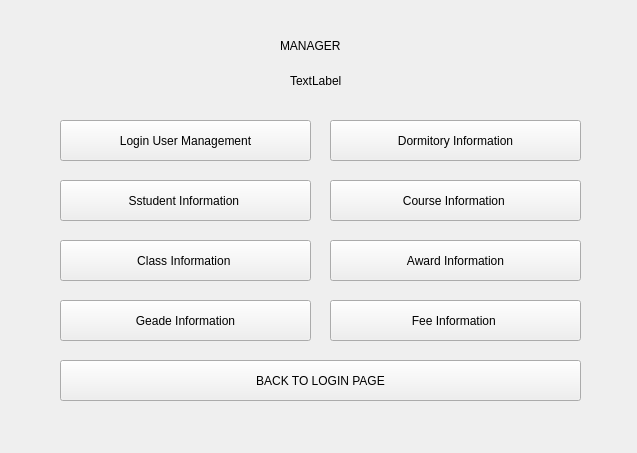
<?xml version="1.0" encoding="UTF-8"?>
<ui version="4.0">
 <class>manger</class>
 <widget class="QWidget" name="manger">
  <property name="geometry">
   <rect>
    <x>0</x>
    <y>0</y>
    <width>637</width>
    <height>453</height>
   </rect>
  </property>
  <property name="windowTitle">
   <string>Form</string>
  </property>
  <widget class="QLabel" name="label">
   <property name="geometry">
    <rect>
     <x>280</x>
     <y>30</y>
     <width>181</width>
     <height>31</height>
    </rect>
   </property>
   <property name="styleSheet">
    <string notr="true">font: 75 18pt &quot;Consolas&quot;;</string>
   </property>
   <property name="text">
    <string>MANAGER</string>
   </property>
  </widget>
  <widget class="QPushButton" name="userloginButton">
   <property name="geometry">
    <rect>
     <x>60</x>
     <y>120</y>
     <width>251</width>
     <height>41</height>
    </rect>
   </property>
   <property name="text">
    <string>Login User Management</string>
   </property>
  </widget>
  <widget class="QPushButton" name="stu_inform_guanlipushButton">
   <property name="geometry">
    <rect>
     <x>60</x>
     <y>180</y>
     <width>251</width>
     <height>41</height>
    </rect>
   </property>
   <property name="text">
    <string>Sstudent Information </string>
   </property>
  </widget>
  <widget class="QPushButton" name="class_managepushButton">
   <property name="geometry">
    <rect>
     <x>60</x>
     <y>240</y>
     <width>251</width>
     <height>41</height>
    </rect>
   </property>
   <property name="text">
    <string>Class Information </string>
   </property>
  </widget>
  <widget class="QPushButton" name="scoremanagepushButton">
   <property name="geometry">
    <rect>
     <x>60</x>
     <y>300</y>
     <width>251</width>
     <height>41</height>
    </rect>
   </property>
   <property name="text">
    <string>Geade Information</string>
   </property>
  </widget>
  <widget class="QPushButton" name="dorm_guanliButton">
   <property name="geometry">
    <rect>
     <x>330</x>
     <y>120</y>
     <width>251</width>
     <height>41</height>
    </rect>
   </property>
   <property name="text">
    <string>Dormitory Information</string>
   </property>
  </widget>
  <widget class="QPushButton" name="course_manageButton">
   <property name="geometry">
    <rect>
     <x>330</x>
     <y>180</y>
     <width>251</width>
     <height>41</height>
    </rect>
   </property>
   <property name="text">
    <string>Course Information </string>
   </property>
  </widget>
  <widget class="QPushButton" name="award_managepushButton">
   <property name="geometry">
    <rect>
     <x>330</x>
     <y>240</y>
     <width>251</width>
     <height>41</height>
    </rect>
   </property>
   <property name="text">
    <string>Award Information</string>
   </property>
  </widget>
  <widget class="QPushButton" name="feemanagepushButton">
   <property name="geometry">
    <rect>
     <x>330</x>
     <y>300</y>
     <width>251</width>
     <height>41</height>
    </rect>
   </property>
   <property name="text">
    <string>Fee Information </string>
   </property>
  </widget>
  <widget class="QPushButton" name="pushButton_9">
   <property name="geometry">
    <rect>
     <x>60</x>
     <y>360</y>
     <width>521</width>
     <height>41</height>
    </rect>
   </property>
   <property name="text">
    <string>BACK TO LOGIN PAGE</string>
   </property>
  </widget>
  <widget class="QLabel" name="label_useradmin">
   <property name="geometry">
    <rect>
     <x>290</x>
     <y>60</y>
     <width>161</width>
     <height>41</height>
    </rect>
   </property>
   <property name="text">
    <string>TextLabel</string>
   </property>
  </widget>
 </widget>
 <resources/>
 <connections/>
</ui>
